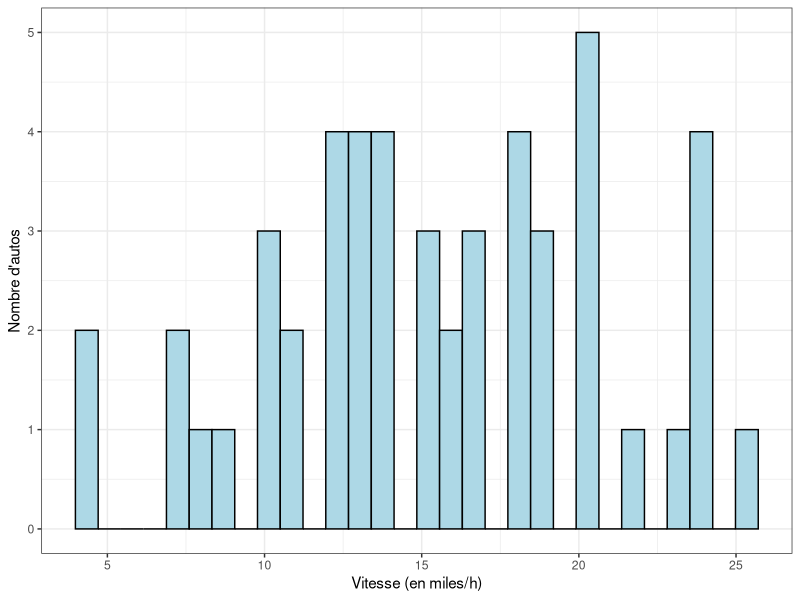

Write the R code that produced this figure.
## ---- chunk 1
# automatically create a bib database for R packages
knitr::write_bib(c(
  .packages(), 'bookdown', 'knitr', 'rmarkdown'
), 'packages.bib')
## ---- chunk 2
a<- summary(cars$speed)
## ---- chunk 3
library(knitr)
library(kableExtra)
kable(mtcars[1:5, ], caption="**Table 5.1.** Une table produite avec la fonction knitr.")%>%
  kable_styling()
## ---- chunk 4
library(ggplot2)
ggplot(data=cars, aes(x=speed))+
  geom_histogram(fill="light blue", colour="black")+
  labs(x="Vitesse (en miles/h)", y="Nombre d'autos")+
  theme_bw()
